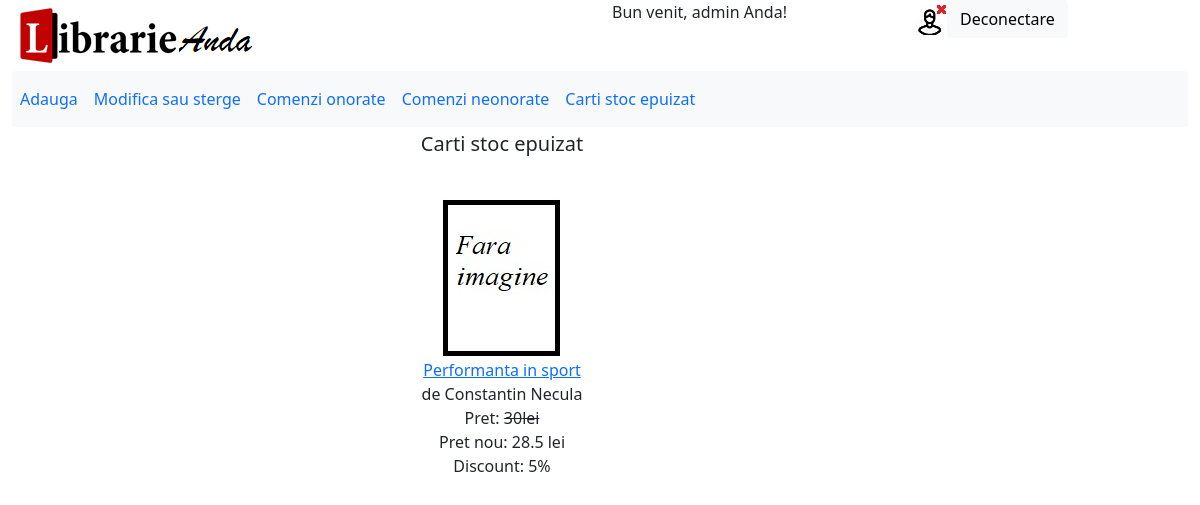
Page /admini/carti_stoc_epuizat.php (signed in) on the committed database.
### tables this page shows
CREATE TABLE IF NOT EXISTS `admini` (
  `id_admin` int NOT NULL AUTO_INCREMENT,
  `nume_admin` varchar(50) NOT NULL,
  `prenume_admin` varchar(50) NOT NULL,
  `username` varchar(50) NOT NULL,
  `password` varchar(50) NOT NULL,
  `email` varchar(50) NOT NULL,
  PRIMARY KEY (`id_admin`)
);

CREATE TABLE IF NOT EXISTS `carti` (
  `id_carte` int NOT NULL AUTO_INCREMENT,
  `titlu_carte` varchar(50) NOT NULL,
  `descriere` text NOT NULL,
  `pret` float UNSIGNED NOT NULL,
  `nr_buc` int UNSIGNED NOT NULL,
  `data_aparitie_lib` timestamp NOT NULL DEFAULT CURRENT_TIMESTAMP,
  `promotie` int NOT NULL,
  `id_editura` int NOT NULL,
  `id_domeniu` int NOT NULL,
  PRIMARY KEY (`id_carte`),
  KEY `id_domeniu` (`id_domeniu`),
  KEY `id_editura` (`id_editura`)
);

CREATE TABLE IF NOT EXISTS `autori` (
  `id_autor` int NOT NULL AUTO_INCREMENT,
  `nume_autor` varchar(50) NOT NULL,
  PRIMARY KEY (`id_autor`)
);

### admini/carti_stoc_epuizat.php (the view, shortened to what this page needs)
<?php
	include ("autorizare.php");
	include ("admin_top.php");
?>
<div class="col-md-10" class="table-responsive">
<table width = "100%" cellpadding="5">
<tr>
<td colspan="3" align="center">
<h5>Carti stoc epuizat</h5><br>
</td>
</tr>
<?php
$sql = "SELECT carti.id_carte, carti.titlu_carte, autori.nume_autor, carti.pret, carti.promotie
FROM carti, autori, sunt_scrise
WHERE carti.id_carte = sunt_scrise.id_carte AND autori.id_autor = sunt_scrise.id_autor and carti.nr_buc=0
ORDER BY carti.data_aparitie_lib DESC";
$rows=[];
$result = $db->query($sql);
while($row = $result->fetch_array())
{
$rows[] = $row;
}
for($i=count($rows)-1;$i>0;$i--)
	for($j=0;$j<$i;$j++)
		if(isset($rows[$i]['titlu_carte']) AND isset($rows[$j]['titlu_carte']) AND $rows[$i]['titlu_carte']==$rows[$j]['titlu_carte'])
		{
			$rows[$i]['nume_autor'].=', '.$rows[$j]['nume_autor'];
			array_splice($rows,$j,1);
		}
if(count($rows))
	$i=1;
for($k=0;$k<count($rows);$k++)
{
	if($i%3==1)
		print '<tr>';
	$adresaImagine = "img/mici/" .$rows[$k]['id_carte'].".jpg";
	$pretNou=$rows[$k]['pret']-($rows[$k]['promotie']/100)*$rows[$k]['pret'];
	print '<td align = "center" valign="top">';
	if(file_exists($adresaImagine))
		print '<img src = "'.$adresaImagine.'"><br>';
	else
		print '<img src = "img/mici/0.jpg"><br>';
	if($rows[$k]['promotie']>0)
		print '<a href = "carte.php? id_carte=' .$rows[$k]['id_carte'].'">'.$rows[$k]['titlu_carte'].'</a><br> de ' .$rows[$k]['nume_autor'].'<br> Pret: <del>'. $rows[$k]['pret'].'lei </del><br>Pret nou: '.$pretNou.' lei<br> Discount: '.$rows[$k]['promotie'].'%</td>';
	else
		print '<a href = "carte.php? id_carte=' .$rows[$k]['id_carte'].'">'.$rows[$k]['titlu_carte'].'</a><br> de ' .$rows[$k]['nume_autor'].'<br> Pret: '. $rows[$k]['pret'].'lei</td>';
	$i++;
}
?>
</table>
</div>
</div>

### admini/admin_top.php (shortened to what this page needs)
<?php
include ("autorizare.php");
$sql = "select * from admini where username = '".$_SESSION['username']."' and password = '".$_SESSION['parola']."'";
$resursa=$db->query($sql);
$row = $resursa->fetch_object();
?>
<!DOCTYPE html>
<html lang="en">
<head>
  <link href="https://cdn.jsdelivr.net/npm/bootstrap@5.1.2/dist/css/bootstrap.min.css" rel="stylesheet">
</head>
<body bgcolor = "#ffffff">
<div class="container-fluid">
<div class="row">
<div class="col-md-6">
	<img src = "../img/logo.jpg">
</div>
<div class="col-md-3">
<?php echo "Bun venit, admin ".$row->prenume_admin."!" ?>
</div>
<div class="col-md-3">
<form action="../index.php" method = "POST">
  <img src = "../img/deconectare.png"><input type="Submit" class="btn btn-light" value="Deconectare">
</form>
</div>
</div>
<div class="row">
<div class="col-12">
<nav class="navbar navbar-expand-sm bg-light">
    <ul class="navbar-nav">
      <li class="nav-item">
        <a class="nav-link" href="adauga.php">Adauga</a>
      </li>
      <li class="nav-item">
        <a class="nav-link" href="modifica_sterge.php">Modifica sau sterge</a>
      </li>
      <li class="nav-item">
        <a class="nav-link" href="comenzi_onorate.php">Comenzi onorate</a>
      </li>
      <li class="nav-item">
        <a class="nav-link" href="comenzi_neonorate.php">Comenzi neonorate</a>
      </li>
      <li class="nav-item">
        <a class="nav-link" href="carti_stoc_epuizat.php">Carti stoc epuizat</a>
      </li>
    </ul>
</nav>
</div>
</div>

### rows in the picture
admini: prenume_admin "Anda"
carti: titlu_carte "Performanta in sport", autori.nume_autor "Constantin Necula", pret "30", pretNou "28.5", promotie "5"
